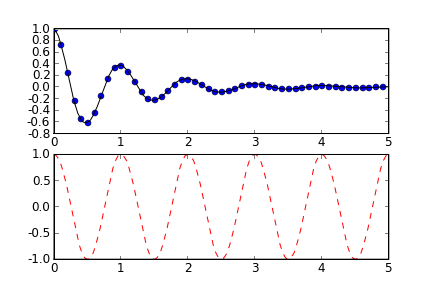

Recreate this plot in Python.
from matplotlib.matlab import *

def f(t):
    s1 = cos(2*pi*t)
    e1 = exp(-t)
    return multiply(s1,e1)

t1 = arange(0.0, 5.0, 0.1)
t2 = arange(0.0, 5.0, 0.02)

figure(1)
subplot(211)
plot(t1, f(t1), 'bo', t2, f(t2), 'k')

subplot(212)
plot(t2, cos(2*pi*t2), 'r--')
savefig('subplot', dpi=50)
show()
